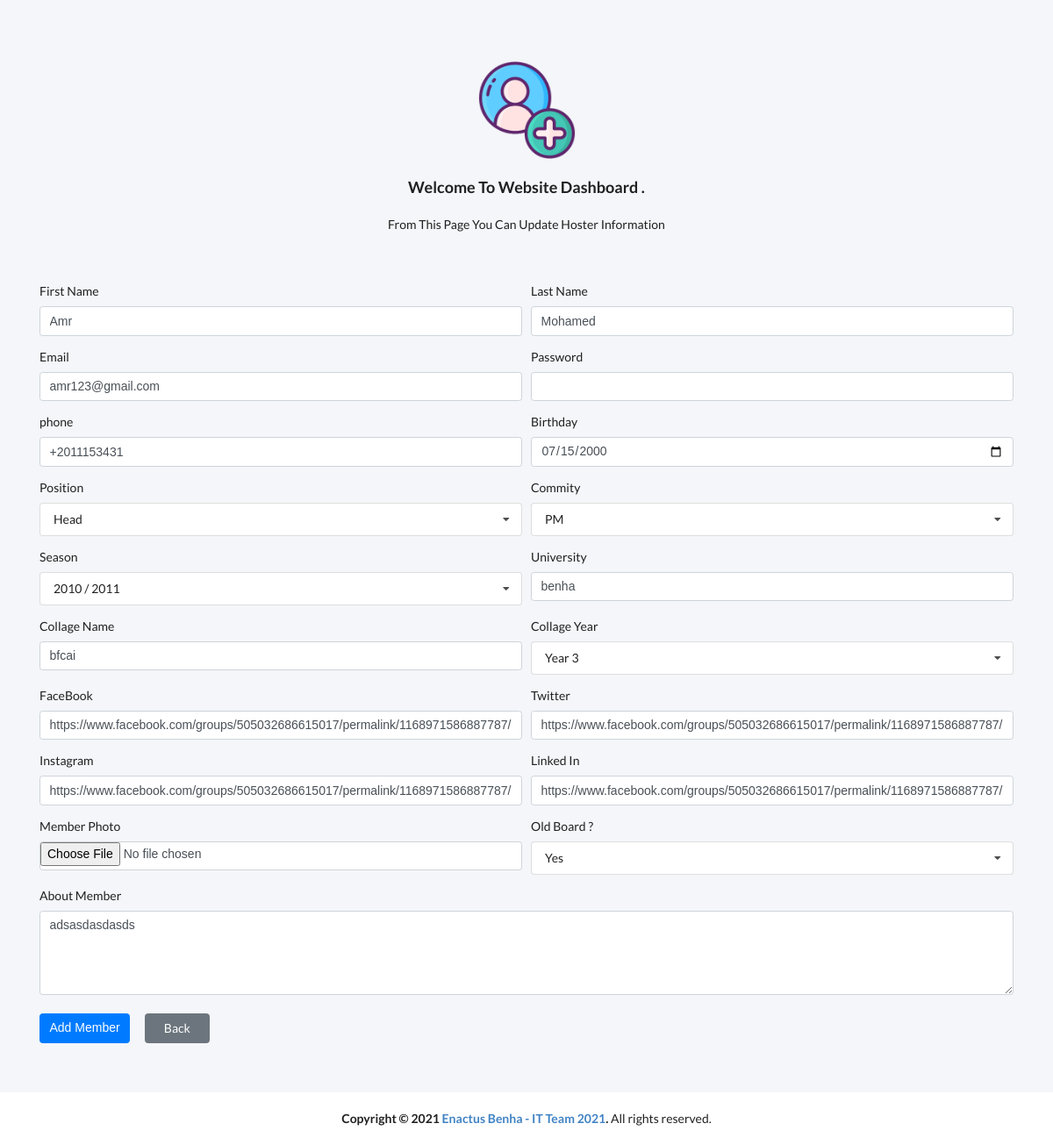
The page /update_hoster.php?id=14 (signed in) on the database its author committed.
### tables this page shows
CREATE TABLE `hosters` (
  `id` int(11) NOT NULL,
  `first_name` varchar(50) NOT NULL,
  `last_name` varchar(50) NOT NULL,
  `email` varchar(120) NOT NULL,
  `password` varchar(100) NOT NULL,
  `birthday` varchar(10) NOT NULL,
  `phone` varchar(11) NOT NULL,
  `photo` varchar(100) NOT NULL,
  `commity_name` varchar(50) NOT NULL DEFAULT 'Heigh Board',
  `season_year` varchar(15) NOT NULL,
  `position_name` varchar(50) NOT NULL,
  `university_name` varchar(50) NOT NULL,
  `college_name` varchar(70) NOT NULL,
  `college_year` varchar(10) NOT NULL,
  `about_hoster` varchar(300) NOT NULL,
  `facebook` varchar(150) DEFAULT NULL,
  `twitter` varchar(150) DEFAULT NULL,
  `instgram` varchar(150) DEFAULT NULL,
  `linked_in` varchar(150) DEFAULT NULL,
  `old` int(1) NOT NULL DEFAULT 0
);

### includes/functions/functions.php (called while the page is built, shortened)
<?php
function getData_with_id($table,$id){
    global $con;
    $stmt = $con->prepare("SELECT * FROM $table WHERE id = ?");
    $stmt->execute(array($id));
    $rows = $stmt->fetch(PDO::FETCH_ASSOC);
    return $rows;
}

### update_hoster.php (the view, shortened to what this page needs)
<?php
    if(isset($_SESSION['first_name'])){
        if (isset($_GET['id']) && is_numeric($_GET['id'])){
            $hoster_id = $_GET['id'];
            $result= getData_with_id("hosters",$hoster_id);
?>
<div class="container mb-3">
    <img class="add_member" src="img/add_member.png" alt="add_member">
<h3 class="text-center mt-4 mb-4">Welcome To Website Dashboard .</h3>
<p class="text-center mb-5 pb-3">From This Page You Can Update Hoster Information</p>
<form method="POST" action="<?php $_SERVER['PHP_SELF'] ?>" enctype="multipart/form-data">
  <div class="form-row">
        <div class="form-group col-md-6">
            <label>First Name</label>
            <input style="direction: ltr;" value="<?php echo $result['first_name'];?>" name="first_name" type="text" class="form-control">
        </div>
        <div class="form-group col-md-6">
            <label>Last Name</label>
            <input style="direction: ltr;" value="<?php echo $result['last_name'];?>" name="last_name" type="text" class="form-control">
        </div>
        <div class="form-group col-md-6">
            <label>Email</label>
            <input style="direction: ltr;" value="<?php echo $result['email'];?>" name="email" type="email" class="form-control">
        </div>
        <div class="form-group col-md-6">
            <label>Password</label>
            <input style="direction: ltr;" name="password" type="password" class="form-control">
        </div>
        <div class="form-group col-md-6">
            <label>phone</label>
            <input style="direction: ltr;" value="<?php echo $result['phone'];?>" name="phone" type="tel" class="form-control">
        </div>
        <div class="form-group col-md-6">
            <label>Birthday</label>
            <input style="direction: ltr;" value="<?php echo $result['birthday'];?>" name="birthday" type="date" class="form-control">
        </div>
        <div class="form-group col-md-6">
            <label for="position">Position</label>
            <select class="custom-select ui search dropdown"  name="position" id="position" required>
                <option value="Head">Head</option>
            </select>
        </div>
        <div class="form-group col-md-6">
            <label for="commity">Commity</label>
            <select class="custom-select ui search dropdown"  name="commity" id="commity" required>
                <option value="PM">PM</option>
            </select>
        </div>
        <div class="form-group col-md-6">
            <label for="season">Season</label>
            <select class="custom-select ui search dropdown"  name="season" id="season" required>
                <?php for($i=1 ; $i<=date('Y')-2009 ; $i++){?>
                <option value="<?php echo (2009 + $i - 1) . " / " . (2009 + $i)?>"><?php echo (2009 + $i - 1) . " / " . (2009 + $i)?></option>
            <?php } ?>
            </select>
        </div>
        <div class="form-group col-md-6">
            <label>University</label>
            <input style="direction: ltr;" value="<?php echo $result['university_name'];?>" name="university" type="text" class="form-control">
        </div>
        <div class="form-group col-md-6">
            <label>Collage Name</label>
            <input style="direction: ltr;" value="<?php echo $result['college_name'];?>" name="collage_name" type="text" class="form-control">
        </div>
        <div class="form-group col-md-6">
            <label>Collage Year</label>
            <select class="custom-select ui search dropdown"  name="collage_year" id="collage_year" required>
                <?php for($i=1 ; $i<=5 ; $i++){?>
                <option value="<?php echo $i?>">Year <?php echo $i?></option>
                <?php } ?>
            </select>
        </div>
        <div class="form-group col-md-6">
            <label>FaceBook</label>
            <input style="direction: ltr;" value="<?php echo $result['facebook'];?>" name="facebook" type="url" class="form-control">
        </div>
        <div class="form-group col-md-6">
            <label>Twitter</label>
            <input style="direction: ltr;" value="<?php echo $result['twitter'];?>" name="twitter" type="url" class="form-control">
        </div>
        <div class="form-group col-md-6">
            <label>Instagram</label>
            <input style="direction: ltr;" value="<?php echo $result['instgram'];?>" name="insta" type="url" class="form-control">
        </div>
        <div class="form-group col-md-6">
            <label>Linked In</label>
            <input style="direction: ltr;" value="<?php echo $result['linked_in'];?>" name="linked_in" type="url" class="form-control">
        </div>
        <div class="form-group col-md-6">
            <label>Member Photo</label>
            <input style="direction: ltr;padding:0" name="img" type="file" class="form-control">
        </div>
        <div class="form-group col-md-6">
            <label for="old">Old Board ?</label>
            <select class="custom-select ui search dropdown"  name="old" id="old" required>
                <option value="1">Yes</option>
            </select>
        </div>
        <div class="form-group col-md-12">
            <label>About Member</label>
            <textarea name="about" class="form-control" placeholder="Some Info About member *" rows="4" autocomplete="off"><?php echo $result['about_hoster'];?></textarea>
        </div>
  </div>
  <button type="submit" class="btn btn-primary mb-5 mt-2">Add Member</button>
  <a class="btn btn-secondary pr-4 pl-4 ml-3 mb-5 mt-2" href="dashboard.php">Back</a>
</form>
</div>
<div class="footer text-center">
            <strong>Copyright &copy; <?php echo date('Y'); ?> <a href="#">Enactus Benha - IT Team 2021</a>.</strong>
            All rights reserved.
</div>
<?php
}else{
    header("location:members.php");
}
}
else{
    header("location:signin.php");
}

### layout/css/add_member.css (style rules this page uses)
body { background-color: #f4f6f9 !important; padding: 50px 0; }
.add_member { width: 10%; display: block; margin: 20px auto; }
.footer { padding: 20px 0; background-color: #fff; }

### rows shown on the page
hosters: first_name "Amr", last_name "Mohamed", email "amr123@gmail.com", phone "+2011153431", birthday "07/15/2000", university "benha", collage_name "bfcai", facebook "https://www.facebook.com/groups/505032686615017/permalink/1168971586887787/", twitter "https://www.facebook.com/groups/505032686615017/permalink/1168971586887787/", insta "https://www.facebook.com/groups/505032686615017/permalink/1168971586887787/", linked_in "https://www.facebook.com/groups/505032686615017/permalink/1168971586887787/", about "adsasdasdasds"
